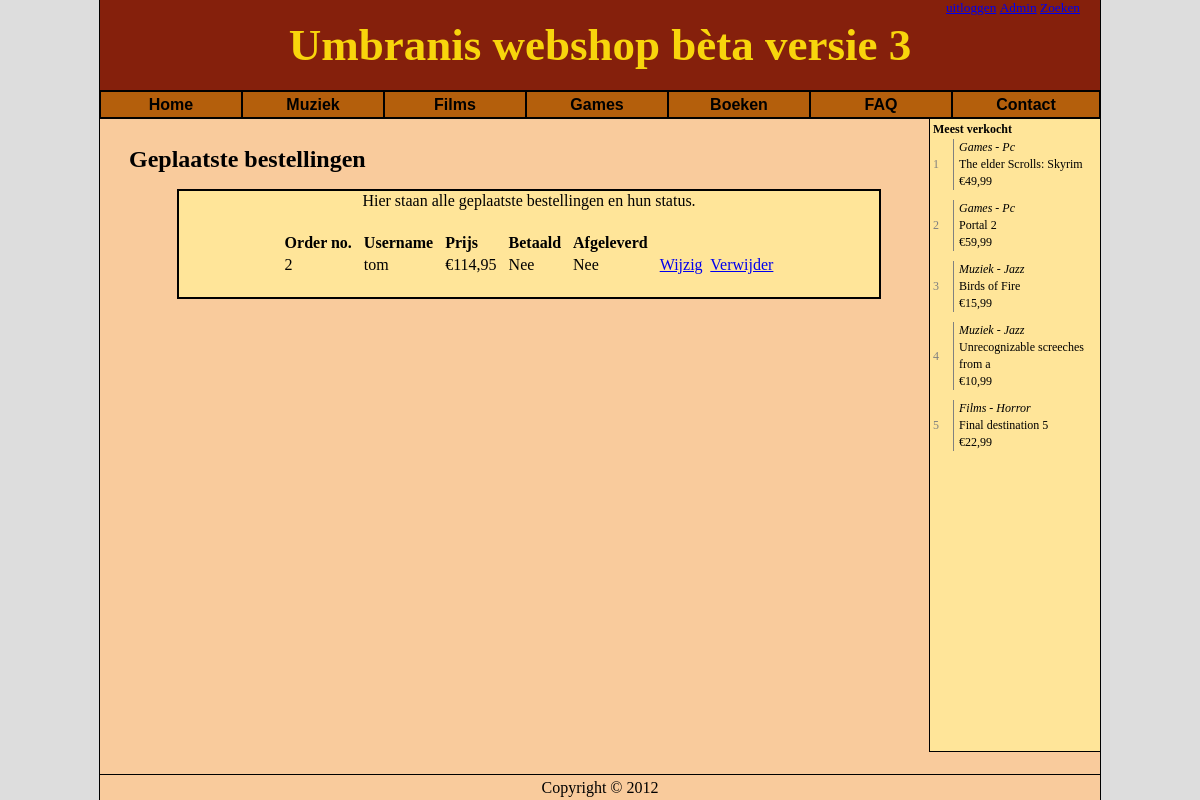
The app's page /v3.5/index.php?p=admin/bestellingen (signed in), older data.
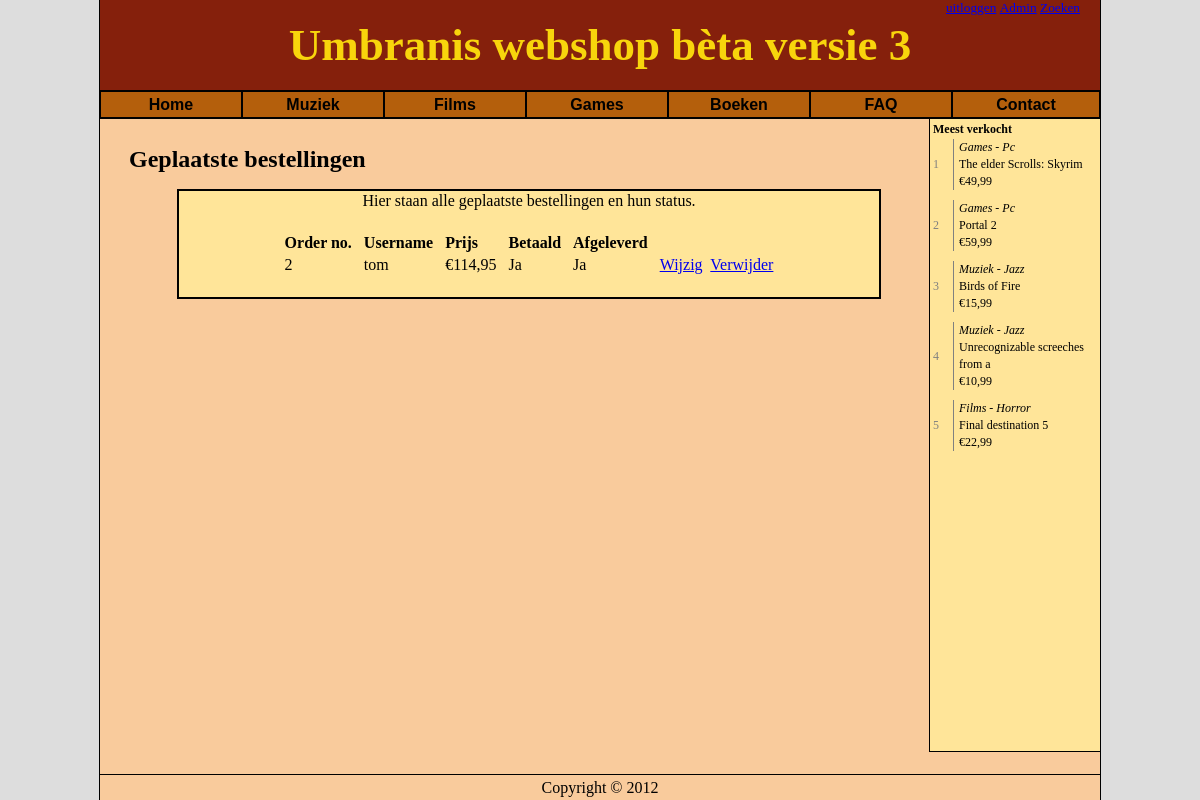
The same page, newer data.
### tables this page shows
CREATE TABLE IF NOT EXISTS `categories` (
  `cat_id` int(10) unsigned NOT NULL AUTO_INCREMENT,
  `parent_id` int(10) unsigned NOT NULL,
  `cat_name` varchar(32) NOT NULL,
  `image_path` varchar(32) NOT NULL,
  PRIMARY KEY (`cat_id`),
  UNIQUE KEY `cat_name` (`cat_name`)
);

CREATE TABLE IF NOT EXISTS `products` (
  `product_id` int(10) unsigned NOT NULL AUTO_INCREMENT,
  `cat_id` int(11) NOT NULL,
  `product_name` varchar(32) NOT NULL,
  `normal_price` double NOT NULL,
  `price` double NOT NULL,
  `stock` int(10) unsigned NOT NULL DEFAULT '0',
  `delivery_time` int(10) unsigned NOT NULL DEFAULT '0',
  `publisher` varchar(32) NOT NULL,
  `author` varchar(32) NOT NULL,
  `image_path` varchar(32) NOT NULL,
  `description` text NOT NULL,
  `EAN-code` varchar(16) NOT NULL,
  `date` timestamp NOT NULL DEFAULT CURRENT_TIMESTAMP,
  PRIMARY KEY (`product_id`),
  UNIQUE KEY `product_name` (`product_name`)
);

CREATE TABLE IF NOT EXISTS `orders` (
  `order_id` int(10) unsigned NOT NULL AUTO_INCREMENT,
  `user_id` int(10) unsigned NOT NULL,
  `delivery_status` tinyint(1) unsigned NOT NULL DEFAULT '0',
  `payment_status` tinyint(1) unsigned NOT NULL DEFAULT '0',
  `total_price` double unsigned NOT NULL,
  `date` timestamp NOT NULL DEFAULT CURRENT_TIMESTAMP,
  PRIMARY KEY (`order_id`)
);

CREATE TABLE IF NOT EXISTS `users` (
  `id` int(10) unsigned NOT NULL AUTO_INCREMENT,
  `username` varchar(32) NOT NULL,
  `password` varchar(128) NOT NULL,
  `password_salt` varchar(25) NOT NULL,
  `zipcode` char(6) NOT NULL,
  `city` varchar(32) NOT NULL,
  `street` varchar(32) NOT NULL,
  `house_number` varchar(8) NOT NULL,
  `firstname` varchar(32) NOT NULL,
  `lastname` varchar(32) NOT NULL,
  `gender` char(1) NOT NULL,
  `tel1` varchar(16) NOT NULL,
  `tel2` varchar(16) NOT NULL,
  `email` varchar(32) NOT NULL,
  `admin_rights` tinyint(1) unsigned NOT NULL DEFAULT '0',
  PRIMARY KEY (`id`),
  UNIQUE KEY `username` (`username`),
  UNIQUE KEY `email` (`email`)
);

### v3.5/index.php (called while the page is built, shortened)
<?php
	include("MainController.class.php");
	include("BaseController.class.php");
	include("base/LoginboxController.class.php");
	include("base/MenuController.class.php");
	include("base/TopsalesController.class.php");
	include("base/FooterController.class.php");
	new MainController();
?>

### v3.5/BaseController.class.php (called while the page is built, shortened)
<?php
	class BaseController{
		public function price($double){
			return number_format($double, 2, ',', '.');
		}
	}
?>

### v3.5/base/MenuController.class.php (the view, shortened to what this page needs)
<?php
	class MenuController{
		private $cats;
		public function __construct(){
			$res = DB::$db->query("SELECT cat_id, parent_id, cat_name FROM categories");
			$this->cats = array();
			while($row = $res->fetch()){
				if($row['parent_id'] == "0"){
					$this->cats[$row['cat_id']] = $row;
				}else{
					$this->cats[$row['parent_id']]['subcats'][] = $row;
				}
			}
		}
		public function buildMenu(){
?>
<ul id="nav">
	<li>
		<a href="?p=home">Home</a>
	</li>
<?php
			foreach($this->cats as $category){
				echo "<li>";
				echo "<a href=\"?p=categorie&amp;cat=" . $category['cat_id'] . "\">" . $category['cat_name'] . "</a>";
				echo "</li>";
			}
?>
	<li>
		<a href="?p=faq">FAQ</a>
	</li>
	<li style="width: 146px;">
		<a style="width: 146px;" href="?p=contact">Contact</a>
	</li>
</ul>
<?php
		}
	}
?>

### v3.5/MainController.class.php (shortened to what this page needs)
<?php
	class MainController{
		private $page;
		public function __construct(){
			if(!isset($_GET['p']) || empty($_GET['p']) || $_GET['p'] == "home"){
				$this->page = "home";
			}else{
				$this->page = $_GET['p'];
			}
			$this->page = ucfirst($this->page);
			$this->page .= "Controller";
			$arr = explode("/", $this->page);
			if(count($arr) == 2 && $arr[0] == "Admin"){
				$this->page = ucfirst($arr[1]);
			}
			$this->controller = new $this->page();
			$this->beginPage();
			$this->controller->buildPage();
			$this->endPage();
		}
		private function beginPage(){
?>
<!DOCTYPE html PUBLIC "-//W3C//DTD XHTML 1.1//EN" "http://www.w3.org/TR/xhtml11/DTD/xhtml11.dtd">
<html xmlns="http://www.w3.org/1999/xhtml">
<head>
<link rel="stylesheet" href="style/base.css" type="text/css" />
<link rel="stylesheet" href="style/zoek.css" type="text/css" />
<link rel="stylesheet" href="style/login.css" type="text/css" />
<link rel="stylesheet" href="style/categorie.css" type="text/css" />
<link rel="stylesheet" href="style/contact.css" type="text/css" />
<link rel="stylesheet" href="style/bestel.css" type="text/css" />
<link rel="stylesheet" href="style/admin.css" type="text/css" />
<link rel="stylesheet" href="style/faq.css" type="text/css" />
<link rel="stylesheet" href="style/addcart.css" type="text/css" />
<link rel="stylesheet" href="style/accsettings.css" type="text/css" />
<link rel="stylesheet" href="style/home.css" type="text/css" />
</head>
<body>
<div id="container">
<div id="header"><h1>Umbranis webshop b&egrave;ta versie 3</h1></div>
<div id="menu">
<?php
			$o = new MenuController();
			$o->buildMenu();
 ?>
</div>
<div id="content">
<div id="topsales">
<?php
			$o = new TopsalesController($this->page);
			$o->buildTopsales();
?>
</div>
<div id="maincontent">
<?php
		}
		private function endPage(){
?>
</div>
<br />
<br />
<br />
<div id="contentclear"></div>
</div>
<div id="loginbox">
<?php
			$o = new LoginboxController();
			$o->buildLoginbox();
?>
</div>
<div id="footer">
<?php
			$o = new FooterController();
			$o->buildFooter();
?>
</div>
</div>
</body>
</html>
<?php
		}
	}
?>

### v3.5/base/TopsalesController.class.php (shortened to what this page needs)
<?php
	class TopsalesController{
		private $topsales;
		public function __construct($page){
			$res = DB::$db->query("SELECT product_id, product_name, price, subcat.cat_name AS subcat_name, hoofdcat.cat_name AS hoofdcat_name
				FROM products
				JOIN categories AS subcat ON products.cat_id = subcat.cat_id
				JOIN categories AS hoofdcat ON subcat.parent_id = hoofdcat.cat_id
				LIMIT 5");
			while($row = $res->fetch()){
				$this->topsales[] = $row;
			}
		}
		public function buildTopsales(){
?>
<div id="topsalescontainer">
	<strong>Meest verkocht</strong><br />
	<table>
<?php
	$base = new BaseController();
	for($i = 0; $i < 5; $i++){
		echo '<tr>
			<td rowspan="3" class="topnum"><a href="?p=product&amp;id=' . $this->topsales[$i]['product_id'] . '">' . ($i + 1) . '</a></td>
			<td class="topitem"><a href="?p=product&amp;id=' . $this->topsales[$i]['product_id'] . '"><em>' . $this->topsales[$i]['hoofdcat_name'] . ' - ' . $this->topsales[$i]['subcat_name'] . '</em></a></td>
		</tr>
		<tr>
			<td class="topitem"><a href="?p=product&amp;id=' . $this->topsales[$i]['product_id'] . '">' . $this->topsales[$i]['product_name'] . '</a></td>
		</tr>
		<tr>
			<td class="topitem"><a href="?p=product&amp;id=' . $this->topsales[$i]['product_id'] . '">&euro;' . $base->price($this->topsales[$i]['price']) . '</a></td>
		</tr>
		<tr>
			<td class="spacer" colspan="2"></td>
		</tr>';
	}
?>
	</table>
</div>
<?php
		}
	}
?>

### v3.5/pages/admin/BestellingenController.class.php (shortened to what this page needs)
<?php
	class BestellingenController extends BaseController{
		private $orders;
		public function __construct(){
			$res = DB::$db->query("SELECT order_id, username, total_price, payment_status, delivery_status  FROM orders JOIN users ON users.id = orders.user_id");
			while($row = $res->fetch()){
				$this->orders[] = $row;
			}
		}
		public function buildPage(){
?>
<div id="contentcontainer">
	<h2>Geplaatste bestellingen</h2>
	<div id="admincontainer">
		<p>Hier staan alle geplaatste bestellingen en hun status.<br /><br /></p>
		<table>
			<tr>
				<td><strong>Order no.</strong></td>
				<td><strong>Username</strong></td>
				<td><strong>Prijs</strong></td>
				<td><strong>Betaald</strong></td>
				<td><strong>Afgeleverd</strong></td>
				<td>&nbsp;</td>
			</tr>
<?php
				foreach($this->orders as $order){
					echo "<tr>
							<td>" . $order['order_id'] . "</td>
							<td>" . $order['username'] . "</td>
							<td>&euro;" . $this->price($order['total_price']) . "</td>
							<td>" . (($order['payment_status'] == 1) ? "Ja" : "Nee") . "</td>
							<td>" . (($order['delivery_status'] == 1) ? "Ja" : "Nee") . "</td>
							<td>
								<a href=\"?p=admin/bestelling&amp;oid=" . $order['order_id'] . "\">Wijzig</a>&nbsp;
								<a href=\"?p=admin/bestellingen&amp;did=" . $order['order_id'] . "\">Verwijder</a>
							</td>
						</tr>";
				}
?>
		</table>
		<p><br /></p>
	</div>
</div>
<?php
		}
	}
?>

### v3.5/base/LoginboxController.class.php (shortened to what this page needs)
<?php
	class LoginboxController{
		public function buildLoginbox(){
		if(isset($_SESSION['username']))
			echo '<a href="?p=logout">uitloggen</a>&nbsp;';
		else{
			echo '<a href="?p=login">Inloggen</a>&nbsp;';
			echo '<a href="?p=registreer">Registreren</a>&nbsp;';
		}
		if(isset($_SESSION['rechten']) && $_SESSION['rechten'] == "admin")
			echo '<a href="?p=admin/bestellingen">Admin</a>&nbsp;';
?>
<a href="?p=zoek">Zoeken</a>
<?php
		}
	}
?>

### v3.5/base/FooterController.class.php (shortened to what this page needs)
<?php
	class FooterController{
		public function buildFooter(){
?>
Copyright &copy; 2012
<?php
		}
	}
?>

### v3.5/style/base.css (style rules this page uses)
* { margin: 0px; padding: 0px; }
html, body { width: 100%; height: 100%; background-color: #DDDDDD; font-family: Verdana; }
#container { background-color: #F9CB9C; width: 1000px; min-height: 100%; margin-left: auto; margin-right: auto; text-align: center; border: solid 1px black; border-top: none; border-bottom: none; position: relative; }
#header, #menu, #content, #footer { width: 100%; line-height: 20px; }
#menu, #footer { line-height: 25px; }
#header { height: 90px; background-color: #85200C; border-bottom: solid 1px black; line-height: 90px; font-family: Gigi; }
#header h1 { font-size: 45px; color: rgb(248, 213, 12); }
#menu { height: 27px; background-color: #B45F0C; border-bottom: solid 1px black; }
#footer { border-top: solid 1px black; position: absolute; bottom: 0px; height: 25px; }
#topsales, #maincontent { float: right; }
#contentclear { clear: both; height: 30px; }
#maincontent { width: 820px; }
#contentcontainer { margin-top: 30px; margin-left: 20px; text-align: left; }
#loginbox { position: absolute; top: 0px; right: 20px; font-size: 10pt; }
a { text-decoration: underline; }
#topsales { position: relative; width: 170px; background-color: #FFE599; border-left: solid 1px black; border-bottom: solid 1px black; height: auto; padding-bottom: 290px; text-align: left; }
#topsalescontainer { margin-left: 3px; font-size: 12px; }
#topsalescontainer td { line-height: 17px; }
#topsalescontainer table { border-collapse: collapse; }
#topsalescontainer .topnum { vertical-align: middle; width: 20px; }
#topsalescontainer .topnum a { color: gray; text-decoration: none; }
#topsalescontainer .topitem { border-left: solid 1px gray; padding-left: 5px; }
#topsalescontainer a { color: black; text-decoration: none; }
#topsalescontainer .spacer { height: 10px; }
#nav, #nav ul { padding: 0; margin: 0; list-style: none; }
#nav li { float: left; width: 140px; }
#nav a { display: block; width: 140px; text-decoration: none; font-family: Verdana, Arial, Helvetica, sans-serif; font-size: 1em; }
ul a { font-weight: bold; color: black; cursor: pointer; }
ul li { background-color: #B45F0C; border : 1px solid black; }

### v3.5/style/login.css (style rules this page uses)
td.spacer { height: 10px; }

### v3.5/style/admin.css (style rules this page uses)
#admincontainer { margin-top: 20px; background-color: #FFE599; border: solid 2px black; width: 700px; min-height: 100px; text-align: left; }
#admincontainer table, #admincontainer { margin-left: auto; margin-right: auto; }
#admincontainer table td { padding-left: 5px; padding-right: 5px; }
#admincontainer p { text-align: center; }

Row changes from the older to the newer data that the page shows:
changed orders "tom": payment_status "Nee" → "Ja"; delivery_status "Nee" → "Ja"
